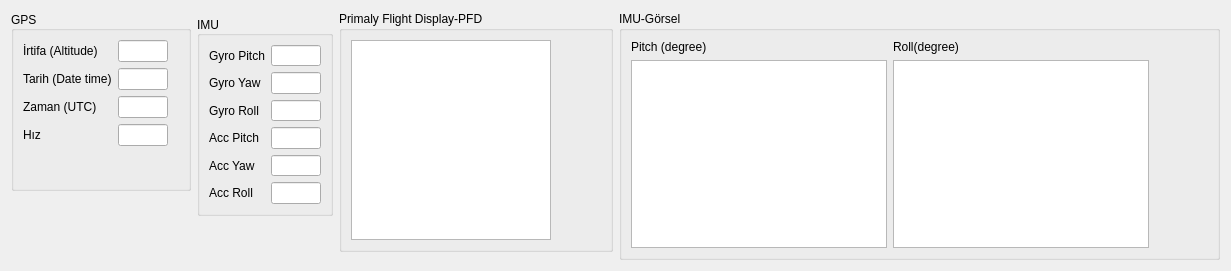
         <widget class="QWidget" name="layoutWidget">
          <property name="geometry">
           <rect>
            <x>0</x>
            <y>0</y>
            <width>1231</width>
            <height>271</height>
           </rect>
          </property>
          <layout class="QHBoxLayout" name="ustbilgilerLayout">
           <item>
            <layout class="QGridLayout" name="gridLayout">
             <item row="0" column="0">
              <widget class="QGroupBox" name="groupBox">
               <property name="sizePolicy">
                <sizepolicy hsizetype="Expanding" vsizetype="Expanding">
                 <horstretch>0</horstretch>
                 <verstretch>0</verstretch>
                </sizepolicy>
               </property>
               <property name="minimumSize">
                <size>
                 <width>0</width>
                 <height>20</height>
                </size>
               </property>
               <property name="maximumSize">
                <size>
                 <width>180</width>
                 <height>180</height>
                </size>
               </property>
               <property name="tabletTracking">
                <bool>false</bool>
               </property>
               <property name="focusPolicy">
                <enum>Qt::ClickFocus</enum>
               </property>
               <property name="contextMenuPolicy">
                <enum>Qt::NoContextMenu</enum>
               </property>
               <property name="acceptDrops">
                <bool>false</bool>
               </property>
               <property name="title">
                <string>GPS</string>
               </property>
               <property name="alignment">
                <set>Qt::AlignLeading|Qt::AlignLeft|Qt::AlignVCenter</set>
               </property>
               <property name="flat">
                <bool>false</bool>
               </property>
               <property name="checkable">
                <bool>false</bool>
               </property>
               <layout class="QFormLayout" name="formLayout">
                <item row="1" column="0">
                 <widget class="QLabel" name="irtifaLabel">
                  <property name="text">
                   <string>İrtifa (Altitude)</string>
                  </property>
                  <property name="buddy">
                   <cstring>irtifaLineEdit</cstring>
                  </property>
                 </widget>
                </item>
                <item row="1" column="1">
                 <widget class="QLineEdit" name="irtifaLineEdit">
                  <property name="minimumSize">
                   <size>
                    <width>50</width>
                    <height>20</height>
                   </size>
                  </property>
                  <property name="maximumSize">
                   <size>
                    <width>50</width>
                    <height>30</height>
                   </size>
                  </property>
                 </widget>
                </item>
                <item row="2" column="0">
                 <widget class="QLabel" name="tarihLabel">
                  <property name="text">
                   <string>Tarih (Date time)</string>
                  </property>
                  <property name="buddy">
                   <cstring>tarihLineEdit</cstring>
                  </property>
                 </widget>
                </item>
                <item row="2" column="1">
                 <widget class="QLineEdit" name="tarihLineEdit">
                  <property name="minimumSize">
                   <size>
                    <width>50</width>
                    <height>20</height>
                   </size>
                  </property>
                  <property name="maximumSize">
                   <size>
                    <width>50</width>
                    <height>30</height>
                   </size>
                  </property>
                 </widget>
                </item>
                <item row="3" column="0">
                 <widget class="QLabel" name="zamanLabel">
                  <property name="text">
                   <string>Zaman (UTC)</string>
                  </property>
                  <property name="buddy">
                   <cstring>zamanLineEdit</cstring>
                  </property>
                 </widget>
                </item>
                <item row="3" column="1">
                 <widget class="QLineEdit" name="zamanLineEdit">
                  <property name="minimumSize">
                   <size>
                    <width>50</width>
                    <height>20</height>
                   </size>
                  </property>
                  <property name="maximumSize">
                   <size>
                    <width>50</width>
                    <height>30</height>
                   </size>
                  </property>
                 </widget>
                </item>
                <item row="4" column="0">
                 <widget class="QLabel" name="hizLabel">
                  <property name="text">
                   <string>Hız</string>
                  </property>
                  <property name="buddy">
                   <cstring>hizLineEdit</cstring>
                  </property>
                 </widget>
                </item>
                <item row="4" column="1">
                 <widget class="QLineEdit" name="hizLineEdit">
                  <property name="minimumSize">
                   <size>
                    <width>50</width>
                    <height>20</height>
                   </size>
                  </property>
                  <property name="maximumSize">
                   <size>
                    <width>50</width>
                    <height>30</height>
                   </size>
                  </property>
                 </widget>
                </item>
               </layout>
              </widget>
             </item>
             <item row="0" column="1" rowspan="2">
              <widget class="QGroupBox" name="groupBox_2">
               <property name="maximumSize">
                <size>
                 <width>180</width>
                 <height>200</height>
                </size>
               </property>
               <property name="title">
                <string>IMU</string>
               </property>
               <property name="alignment">
                <set>Qt::AlignLeading|Qt::AlignLeft|Qt::AlignVCenter</set>
               </property>
               <property name="flat">
                <bool>true</bool>
               </property>
               <layout class="QFormLayout" name="formLayout_2">
                <item row="0" column="0">
                 <widget class="QLabel" name="gyrpitchLabel">
                  <property name="text">
                   <string>Gyro Pitch</string>
                  </property>
                  <property name="buddy">
                   <cstring>gyrpitchLineEdit</cstring>
                  </property>
                 </widget>
                </item>
                <item row="0" column="1">
                 <widget class="QLineEdit" name="gyrpitchLineEdit">
                  <property name="enabled">
                   <bool>true</bool>
                  </property>
                  <property name="sizePolicy">
                   <sizepolicy hsizetype="Fixed" vsizetype="Fixed">
                    <horstretch>0</horstretch>
                    <verstretch>0</verstretch>
                   </sizepolicy>
                  </property>
                  <property name="minimumSize">
                   <size>
                    <width>50</width>
                    <height>20</height>
                   </size>
                  </property>
                  <property name="maximumSize">
                   <size>
                    <width>50</width>
                    <height>30</height>
                   </size>
                  </property>
                 </widget>
                </item>
                <item row="1" column="0">
                 <widget class="QLabel" name="gyryawLabel">
                  <property name="text">
                   <string>Gyro Yaw</string>
                  </property>
                  <property name="buddy">
                   <cstring>gyryawLineEdit</cstring>
                  </property>
                 </widget>
                </item>
                <item row="1" column="1">
                 <widget class="QLineEdit" name="gyryawLineEdit">
                  <property name="sizePolicy">
                   <sizepolicy hsizetype="Fixed" vsizetype="Fixed">
                    <horstretch>0</horstretch>
                    <verstretch>0</verstretch>
                   </sizepolicy>
                  </property>
                  <property name="minimumSize">
                   <size>
                    <width>50</width>
                    <height>20</height>
                   </size>
                  </property>
                  <property name="maximumSize">
                   <size>
                    <width>50</width>
                    <height>30</height>
                   </size>
                  </property>
                 </widget>
                </item>
                <item row="2" column="0">
                 <widget class="QLabel" name="gyrrollLabel">
                  <property name="text">
                   <string>Gyro Roll</string>
                  </property>
                  <property name="buddy">
                   <cstring>gyrrollLineEdit</cstring>
                  </property>
                 </widget>
                </item>
                <item row="2" column="1">
                 <widget class="QLineEdit" name="gyrrollLineEdit">
                  <property name="sizePolicy">
                   <sizepolicy hsizetype="Fixed" vsizetype="Fixed">
                    <horstretch>0</horstretch>
                    <verstretch>0</verstretch>
                   </sizepolicy>
                  </property>
                  <property name="minimumSize">
                   <size>
                    <width>50</width>
                    <height>20</height>
                   </size>
                  </property>
                  <property name="maximumSize">
                   <size>
                    <width>50</width>
                    <height>30</height>
                   </size>
                  </property>
                 </widget>
                </item>
                <item row="3" column="0">
                 <widget class="QLabel" name="accpitchLabel">
                  <property name="text">
                   <string>Acc Pitch</string>
                  </property>
                  <property name="buddy">
                   <cstring>accpitchLineEdit</cstring>
                  </property>
                 </widget>
                </item>
                <item row="3" column="1">
                 <widget class="QLineEdit" name="accpitchLineEdit">
                  <property name="sizePolicy">
                   <sizepolicy hsizetype="Fixed" vsizetype="Fixed">
                    <horstretch>0</horstretch>
                    <verstretch>0</verstretch>
                   </sizepolicy>
                  </property>
                  <property name="minimumSize">
                   <size>
                    <width>50</width>
                    <height>20</height>
                   </size>
                  </property>
                  <property name="maximumSize">
                   <size>
                    <width>50</width>
                    <height>30</height>
                   </size>
                  </property>
                 </widget>
                </item>
                <item row="4" column="0">
                 <widget class="QLabel" name="accyawLabel">
                  <property name="text">
                   <string>Acc Yaw</string>
                  </property>
                  <property name="buddy">
                   <cstring>accyawLineEdit</cstring>
                  </property>
                 </widget>
                </item>
                <item row="4" column="1">
                 <widget class="QLineEdit" name="accyawLineEdit">
                  <property name="sizePolicy">
                   <sizepolicy hsizetype="Fixed" vsizetype="Fixed">
                    <horstretch>0</horstretch>
                    <verstretch>0</verstretch>
                   </sizepolicy>
                  </property>
                  <property name="minimumSize">
                   <size>
                    <width>50</width>
                    <height>20</height>
                   </size>
                  </property>
                  <property name="maximumSize">
                   <size>
                    <width>50</width>
                    <height>30</height>
                   </size>
                  </property>
                 </widget>
                </item>
                <item row="5" column="0">
                 <widget class="QLabel" name="accrollLabel">
                  <property name="text">
                   <string>Acc Roll</string>
                  </property>
                  <property name="buddy">
                   <cstring>accrollLineEdit</cstring>
                  </property>
                 </widget>
                </item>
                <item row="5" column="1">
                 <widget class="QLineEdit" name="accrollLineEdit">
                  <property name="sizePolicy">
                   <sizepolicy hsizetype="Fixed" vsizetype="Fixed">
                    <horstretch>0</horstretch>
                    <verstretch>0</verstretch>
                   </sizepolicy>
                  </property>
                  <property name="minimumSize">
                   <size>
                    <width>50</width>
                    <height>20</height>
                   </size>
                  </property>
                  <property name="maximumSize">
                   <size>
                    <width>50</width>
                    <height>30</height>
                   </size>
                  </property>
                 </widget>
                </item>
               </layout>
              </widget>
             </item>
             <item row="0" column="2" rowspan="3">
              <widget class="QGroupBox" name="groupBox_6">
               <property name="contextMenuPolicy">
                <enum>Qt::DefaultContextMenu</enum>
               </property>
               <property name="title">
                <string>Primaly Flight Display-PFD</string>
               </property>
               <property name="flat">
                <bool>false</bool>
               </property>
               <property name="checkable">
                <bool>false</bool>
               </property>
               <layout class="QVBoxLayout" name="verticalLayout_3">
                <item>
                 <widget class="qfi_EADI" name="PFDgraphicsView">
                  <property name="enabled">
                   <bool>true</bool>
                  </property>
                  <property name="minimumSize">
                   <size>
                    <width>200</width>
                    <height>200</height>
                   </size>
                  </property>
                  <property name="maximumSize">
                   <size>
                    <width>200</width>
                    <height>200</height>
                   </size>
                  </property>
                  <property name="verticalScrollBarPolicy">
                   <enum>Qt::ScrollBarAlwaysOff</enum>
                  </property>
                  <property name="horizontalScrollBarPolicy">
                   <enum>Qt::ScrollBarAlwaysOff</enum>
                  </property>
                  <property name="interactive">
                   <bool>false</bool>
                  </property>
                 </widget>
                </item>
               </layout>
              </widget>
             </item>
             <item row="1" column="0" rowspan="3">
              <spacer name="verticalSpacer_2">
               <property name="orientation">
                <enum>Qt::Vertical</enum>
               </property>
               <property name="sizeHint" stdset="0">
                <size>
                 <width>20</width>
                 <height>40</height>
                </size>
               </property>
              </spacer>
             </item>
             <item row="2" column="1" rowspan="2">
              <spacer name="verticalSpacer_3">
               <property name="orientation">
                <enum>Qt::Vertical</enum>
               </property>
               <property name="sizeHint" stdset="0">
                <size>
                 <width>20</width>
                 <height>40</height>
                </size>
               </property>
              </spacer>
             </item>
            </layout>
           </item>
           <item>
            <widget class="QGroupBox" name="groupBox_5">
             <property name="title">
              <string>IMU-Görsel</string>
             </property>
             <layout class="QFormLayout" name="formLayout_3">
              <item row="0" column="0">
               <layout class="QHBoxLayout" name="horizontalLayout_3">
                <item>
                 <layout class="QVBoxLayout" name="verticalLayout_4">
                  <item>
                   <widget class="QLabel" name="label">
                    <property name="text">
                     <string>Pitch (degree)</string>
                    </property>
                   </widget>
                  </item>
                  <item>
                   <widget class="QGraphicsView" name="pitch_graphicsView"/>
                  </item>
                 </layout>
                </item>
                <item>
                 <layout class="QVBoxLayout" name="verticalLayout_2">
                  <item>
                   <widget class="QLabel" name="label_2">
                    <property name="text">
                     <string>Roll(degree)</string>
                    </property>
                   </widget>
                  </item>
                  <item>
                   <widget class="QGraphicsView" name="roll_graphicsView"/>
                  </item>
                 </layout>
                </item>
               </layout>
              </item>
             </layout>
            </widget>
           </item>
          </layout>
         </widget>
